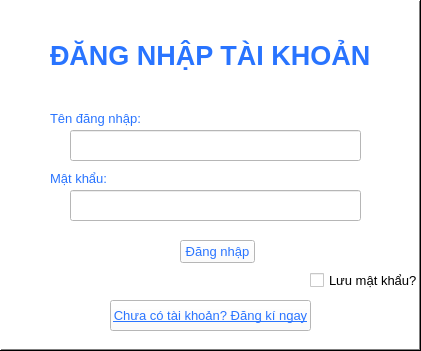
   <widget class="QFrame" name="SignInFrame">
    <property name="enabled">
     <bool>true</bool>
    </property>
    <property name="geometry">
     <rect>
      <x>30</x>
      <y>260</y>
      <width>421</width>
      <height>351</height>
     </rect>
    </property>
    <property name="sizePolicy">
     <sizepolicy hsizetype="Expanding" vsizetype="Expanding">
      <horstretch>0</horstretch>
      <verstretch>0</verstretch>
     </sizepolicy>
    </property>
    <property name="palette">
     <palette>
      <active>
       <colorrole role="WindowText">
        <brush brushstyle="SolidPattern">
         <color alpha="255">
          <red>41</red>
          <green>116</green>
          <blue>255</blue>
         </color>
        </brush>
       </colorrole>
       <colorrole role="Button">
        <brush brushstyle="SolidPattern">
         <color alpha="255">
          <red>255</red>
          <green>255</green>
          <blue>255</blue>
         </color>
        </brush>
       </colorrole>
       <colorrole role="Light">
        <brush brushstyle="SolidPattern">
         <color alpha="255">
          <red>255</red>
          <green>255</green>
          <blue>255</blue>
         </color>
        </brush>
       </colorrole>
       <colorrole role="Midlight">
        <brush brushstyle="SolidPattern">
         <color alpha="255">
          <red>255</red>
          <green>255</green>
          <blue>255</blue>
         </color>
        </brush>
       </colorrole>
       <colorrole role="Dark">
        <brush brushstyle="SolidPattern">
         <color alpha="255">
          <red>127</red>
          <green>127</green>
          <blue>127</blue>
         </color>
        </brush>
       </colorrole>
       <colorrole role="Mid">
        <brush brushstyle="SolidPattern">
         <color alpha="255">
          <red>170</red>
          <green>170</green>
          <blue>170</blue>
         </color>
        </brush>
       </colorrole>
       <colorrole role="Text">
        <brush brushstyle="SolidPattern">
         <color alpha="255">
          <red>0</red>
          <green>0</green>
          <blue>0</blue>
         </color>
        </brush>
       </colorrole>
       <colorrole role="BrightText">
        <brush brushstyle="SolidPattern">
         <color alpha="255">
          <red>255</red>
          <green>255</green>
          <blue>255</blue>
         </color>
        </brush>
       </colorrole>
       <colorrole role="ButtonText">
        <brush brushstyle="SolidPattern">
         <color alpha="255">
          <red>41</red>
          <green>116</green>
          <blue>255</blue>
         </color>
        </brush>
       </colorrole>
       <colorrole role="Base">
        <brush brushstyle="SolidPattern">
         <color alpha="255">
          <red>255</red>
          <green>255</green>
          <blue>255</blue>
         </color>
        </brush>
       </colorrole>
       <colorrole role="Window">
        <brush brushstyle="SolidPattern">
         <color alpha="255">
          <red>255</red>
          <green>255</green>
          <blue>255</blue>
         </color>
        </brush>
       </colorrole>
       <colorrole role="Shadow">
        <brush brushstyle="SolidPattern">
         <color alpha="255">
          <red>0</red>
          <green>0</green>
          <blue>0</blue>
         </color>
        </brush>
       </colorrole>
       <colorrole role="AlternateBase">
        <brush brushstyle="SolidPattern">
         <color alpha="255">
          <red>255</red>
          <green>255</green>
          <blue>255</blue>
         </color>
        </brush>
       </colorrole>
       <colorrole role="ToolTipBase">
        <brush brushstyle="SolidPattern">
         <color alpha="255">
          <red>255</red>
          <green>255</green>
          <blue>220</blue>
         </color>
        </brush>
       </colorrole>
       <colorrole role="ToolTipText">
        <brush brushstyle="SolidPattern">
         <color alpha="255">
          <red>255</red>
          <green>255</green>
          <blue>255</blue>
         </color>
        </brush>
       </colorrole>
       <colorrole role="PlaceholderText">
        <brush brushstyle="SolidPattern">
         <color alpha="128">
          <red>0</red>
          <green>0</green>
          <blue>0</blue>
         </color>
        </brush>
       </colorrole>
      </active>
      <inactive>
       <colorrole role="WindowText">
        <brush brushstyle="SolidPattern">
         <color alpha="255">
          <red>41</red>
          <green>116</green>
          <blue>255</blue>
         </color>
        </brush>
       </colorrole>
       <colorrole role="Button">
        <brush brushstyle="SolidPattern">
         <color alpha="255">
          <red>255</red>
          <green>255</green>
          <blue>255</blue>
         </color>
        </brush>
       </colorrole>
       <colorrole role="Light">
        <brush brushstyle="SolidPattern">
         <color alpha="255">
          <red>255</red>
          <green>255</green>
          <blue>255</blue>
         </color>
        </brush>
       </colorrole>
       <colorrole role="Midlight">
        <brush brushstyle="SolidPattern">
         <color alpha="255">
          <red>255</red>
          <green>255</green>
          <blue>255</blue>
         </color>
        </brush>
       </colorrole>
       <colorrole role="Dark">
        <brush brushstyle="SolidPattern">
         <color alpha="255">
          <red>127</red>
          <green>127</green>
          <blue>127</blue>
         </color>
        </brush>
       </colorrole>
       <colorrole role="Mid">
        <brush brushstyle="SolidPattern">
         <color alpha="255">
          <red>170</red>
          <green>170</green>
          <blue>170</blue>
         </color>
        </brush>
       </colorrole>
       <colorrole role="Text">
        <brush brushstyle="SolidPattern">
         <color alpha="255">
          <red>0</red>
          <green>0</green>
          <blue>0</blue>
         </color>
        </brush>
       </colorrole>
       <colorrole role="BrightText">
        <brush brushstyle="SolidPattern">
         <color alpha="255">
          <red>255</red>
          <green>255</green>
          <blue>255</blue>
         </color>
        </brush>
       </colorrole>
       <colorrole role="ButtonText">
        <brush brushstyle="SolidPattern">
         <color alpha="255">
          <red>41</red>
          <green>116</green>
          <blue>255</blue>
         </color>
        </brush>
       </colorrole>
       <colorrole role="Base">
        <brush brushstyle="SolidPattern">
         <color alpha="255">
          <red>255</red>
          <green>255</green>
          <blue>255</blue>
         </color>
        </brush>
       </colorrole>
       <colorrole role="Window">
        <brush brushstyle="SolidPattern">
         <color alpha="255">
          <red>255</red>
          <green>255</green>
          <blue>255</blue>
         </color>
        </brush>
       </colorrole>
       <colorrole role="Shadow">
        <brush brushstyle="SolidPattern">
         <color alpha="255">
          <red>0</red>
          <green>0</green>
          <blue>0</blue>
         </color>
        </brush>
       </colorrole>
       <colorrole role="AlternateBase">
        <brush brushstyle="SolidPattern">
         <color alpha="255">
          <red>255</red>
          <green>255</green>
          <blue>255</blue>
         </color>
        </brush>
       </colorrole>
       <colorrole role="ToolTipBase">
        <brush brushstyle="SolidPattern">
         <color alpha="255">
          <red>255</red>
          <green>255</green>
          <blue>220</blue>
         </color>
        </brush>
       </colorrole>
       <colorrole role="ToolTipText">
        <brush brushstyle="SolidPattern">
         <color alpha="255">
          <red>255</red>
          <green>255</green>
          <blue>255</blue>
         </color>
        </brush>
       </colorrole>
       <colorrole role="PlaceholderText">
        <brush brushstyle="SolidPattern">
         <color alpha="128">
          <red>0</red>
          <green>0</green>
          <blue>0</blue>
         </color>
        </brush>
       </colorrole>
      </inactive>
      <disabled>
       <colorrole role="WindowText">
        <brush brushstyle="SolidPattern">
         <color alpha="255">
          <red>127</red>
          <green>127</green>
          <blue>127</blue>
         </color>
        </brush>
       </colorrole>
       <colorrole role="Button">
        <brush brushstyle="SolidPattern">
         <color alpha="255">
          <red>255</red>
          <green>255</green>
          <blue>255</blue>
         </color>
        </brush>
       </colorrole>
       <colorrole role="Light">
        <brush brushstyle="SolidPattern">
         <color alpha="255">
          <red>255</red>
          <green>255</green>
          <blue>255</blue>
         </color>
        </brush>
       </colorrole>
       <colorrole role="Midlight">
        <brush brushstyle="SolidPattern">
         <color alpha="255">
          <red>255</red>
          <green>255</green>
          <blue>255</blue>
         </color>
        </brush>
       </colorrole>
       <colorrole role="Dark">
        <brush brushstyle="SolidPattern">
         <color alpha="255">
          <red>127</red>
          <green>127</green>
          <blue>127</blue>
         </color>
        </brush>
       </colorrole>
       <colorrole role="Mid">
        <brush brushstyle="SolidPattern">
         <color alpha="255">
          <red>170</red>
          <green>170</green>
          <blue>170</blue>
         </color>
        </brush>
       </colorrole>
       <colorrole role="Text">
        <brush brushstyle="SolidPattern">
         <color alpha="255">
          <red>127</red>
          <green>127</green>
          <blue>127</blue>
         </color>
        </brush>
       </colorrole>
       <colorrole role="BrightText">
        <brush brushstyle="SolidPattern">
         <color alpha="255">
          <red>255</red>
          <green>255</green>
          <blue>255</blue>
         </color>
        </brush>
       </colorrole>
       <colorrole role="ButtonText">
        <brush brushstyle="SolidPattern">
         <color alpha="255">
          <red>127</red>
          <green>127</green>
          <blue>127</blue>
         </color>
        </brush>
       </colorrole>
       <colorrole role="Base">
        <brush brushstyle="SolidPattern">
         <color alpha="255">
          <red>255</red>
          <green>255</green>
          <blue>255</blue>
         </color>
        </brush>
       </colorrole>
       <colorrole role="Window">
        <brush brushstyle="SolidPattern">
         <color alpha="255">
          <red>255</red>
          <green>255</green>
          <blue>255</blue>
         </color>
        </brush>
       </colorrole>
       <colorrole role="Shadow">
        <brush brushstyle="SolidPattern">
         <color alpha="255">
          <red>0</red>
          <green>0</green>
          <blue>0</blue>
         </color>
        </brush>
       </colorrole>
       <colorrole role="AlternateBase">
        <brush brushstyle="SolidPattern">
         <color alpha="255">
          <red>255</red>
          <green>255</green>
          <blue>255</blue>
         </color>
        </brush>
       </colorrole>
       <colorrole role="ToolTipBase">
        <brush brushstyle="SolidPattern">
         <color alpha="255">
          <red>255</red>
          <green>255</green>
          <blue>220</blue>
         </color>
        </brush>
       </colorrole>
       <colorrole role="ToolTipText">
        <brush brushstyle="SolidPattern">
         <color alpha="255">
          <red>255</red>
          <green>255</green>
          <blue>255</blue>
         </color>
        </brush>
       </colorrole>
       <colorrole role="PlaceholderText">
        <brush brushstyle="SolidPattern">
         <color alpha="128">
          <red>0</red>
          <green>0</green>
          <blue>0</blue>
         </color>
        </brush>
       </colorrole>
      </disabled>
     </palette>
    </property>
    <property name="font">
     <font>
      <pointsize>10</pointsize>
     </font>
    </property>
    <property name="frameShape">
     <enum>QFrame::WinPanel</enum>
    </property>
    <property name="frameShadow">
     <enum>QFrame::Raised</enum>
    </property>
    <property name="lineWidth">
     <number>10</number>
    </property>
    <property name="midLineWidth">
     <number>10</number>
    </property>
    <widget class="QLineEdit" name="username_input">
     <property name="geometry">
      <rect>
       <x>70</x>
       <y>130</y>
       <width>291</width>
       <height>31</height>
      </rect>
     </property>
    </widget>
    <widget class="QLabel" name="signin_title">
     <property name="geometry">
      <rect>
       <x>50</x>
       <y>20</y>
       <width>331</width>
       <height>71</height>
      </rect>
     </property>
     <property name="font">
      <font>
       <family>Arial</family>
       <pointsize>20</pointsize>
       <weight>75</weight>
       <bold>true</bold>
       <kerning>true</kerning>
      </font>
     </property>
     <property name="text">
      <string>ĐĂNG NHẬP TÀI KHOẢN</string>
     </property>
    </widget>
    <widget class="QLabel" name="username_title">
     <property name="geometry">
      <rect>
       <x>50</x>
       <y>110</y>
       <width>91</width>
       <height>16</height>
      </rect>
     </property>
     <property name="font">
      <font>
       <pointsize>10</pointsize>
      </font>
     </property>
     <property name="text">
      <string>Tên đăng nhập:</string>
     </property>
    </widget>
    <widget class="QLineEdit" name="pass_input">
     <property name="geometry">
      <rect>
       <x>70</x>
       <y>190</y>
       <width>291</width>
       <height>31</height>
      </rect>
     </property>
    </widget>
    <widget class="QLabel" name="pass_title">
     <property name="geometry">
      <rect>
       <x>50</x>
       <y>170</y>
       <width>91</width>
       <height>16</height>
      </rect>
     </property>
     <property name="text">
      <string>Mật khẩu:</string>
     </property>
    </widget>
    <widget class="QPushButton" name="sign_button">
     <property name="geometry">
      <rect>
       <x>180</x>
       <y>240</y>
       <width>75</width>
       <height>23</height>
      </rect>
     </property>
     <property name="text">
      <string>Đăng nhập</string>
     </property>
    </widget>
    <widget class="QCheckBox" name="check_autosign">
     <property name="geometry">
      <rect>
       <x>310</x>
       <y>270</y>
       <width>111</width>
       <height>21</height>
      </rect>
     </property>
     <property name="palette">
      <palette>
       <active>
        <colorrole role="WindowText">
         <brush brushstyle="SolidPattern">
          <color alpha="255">
           <red>0</red>
           <green>0</green>
           <blue>0</blue>
          </color>
         </brush>
        </colorrole>
        <colorrole role="Button">
         <brush brushstyle="SolidPattern">
          <color alpha="255">
           <red>255</red>
           <green>255</green>
           <blue>255</blue>
          </color>
         </brush>
        </colorrole>
        <colorrole role="Light">
         <brush brushstyle="SolidPattern">
          <color alpha="255">
           <red>255</red>
           <green>255</green>
           <blue>255</blue>
          </color>
         </brush>
        </colorrole>
        <colorrole role="Midlight">
         <brush brushstyle="SolidPattern">
          <color alpha="255">
           <red>255</red>
           <green>255</green>
           <blue>255</blue>
          </color>
         </brush>
        </colorrole>
        <colorrole role="Dark">
         <brush brushstyle="SolidPattern">
          <color alpha="255">
           <red>127</red>
           <green>127</green>
           <blue>127</blue>
          </color>
         </brush>
        </colorrole>
        <colorrole role="Mid">
         <brush brushstyle="SolidPattern">
          <color alpha="255">
           <red>170</red>
           <green>170</green>
           <blue>170</blue>
          </color>
         </brush>
        </colorrole>
        <colorrole role="Text">
         <brush brushstyle="SolidPattern">
          <color alpha="255">
           <red>0</red>
           <green>0</green>
           <blue>0</blue>
          </color>
         </brush>
        </colorrole>
        <colorrole role="BrightText">
         <brush brushstyle="SolidPattern">
          <color alpha="255">
           <red>255</red>
           <green>255</green>
           <blue>255</blue>
          </color>
         </brush>
        </colorrole>
        <colorrole role="ButtonText">
         <brush brushstyle="SolidPattern">
          <color alpha="255">
           <red>0</red>
           <green>0</green>
           <blue>0</blue>
          </color>
         </brush>
        </colorrole>
        <colorrole role="Base">
         <brush brushstyle="SolidPattern">
          <color alpha="255">
           <red>255</red>
           <green>255</green>
           <blue>255</blue>
          </color>
         </brush>
        </colorrole>
        <colorrole role="Window">
         <brush brushstyle="SolidPattern">
          <color alpha="255">
           <red>255</red>
           <green>255</green>
           <blue>255</blue>
          </color>
         </brush>
        </colorrole>
        <colorrole role="Shadow">
         <brush brushstyle="SolidPattern">
          <color alpha="255">
           <red>0</red>
           <green>0</green>
           <blue>0</blue>
          </color>
         </brush>
        </colorrole>
        <colorrole role="AlternateBase">
         <brush brushstyle="SolidPattern">
          <color alpha="255">
           <red>255</red>
           <green>255</green>
           <blue>255</blue>
          </color>
         </brush>
        </colorrole>
        <colorrole role="ToolTipBase">
         <brush brushstyle="SolidPattern">
          <color alpha="255">
           <red>255</red>
           <green>255</green>
           <blue>220</blue>
          </color>
         </brush>
        </colorrole>
        <colorrole role="ToolTipText">
         <brush brushstyle="SolidPattern">
          <color alpha="255">
           <red>0</red>
           <green>0</green>
           <blue>0</blue>
          </color>
         </brush>
        </colorrole>
        <colorrole role="PlaceholderText">
         <brush brushstyle="SolidPattern">
          <color alpha="128">
           <red>0</red>
           <green>0</green>
           <blue>0</blue>
          </color>
         </brush>
        </colorrole>
       </active>
       <inactive>
        <colorrole role="WindowText">
         <brush brushstyle="SolidPattern">
          <color alpha="255">
           <red>0</red>
           <green>0</green>
           <blue>0</blue>
          </color>
         </brush>
        </colorrole>
        <colorrole role="Button">
         <brush brushstyle="SolidPattern">
          <color alpha="255">
           <red>255</red>
           <green>255</green>
           <blue>255</blue>
          </color>
         </brush>
        </colorrole>
        <colorrole role="Light">
         <brush brushstyle="SolidPattern">
          <color alpha="255">
           <red>255</red>
           <green>255</green>
           <blue>255</blue>
          </color>
         </brush>
        </colorrole>
        <colorrole role="Midlight">
         <brush brushstyle="SolidPattern">
          <color alpha="255">
           <red>255</red>
           <green>255</green>
           <blue>255</blue>
          </color>
         </brush>
        </colorrole>
        <colorrole role="Dark">
         <brush brushstyle="SolidPattern">
          <color alpha="255">
           <red>127</red>
           <green>127</green>
           <blue>127</blue>
          </color>
         </brush>
        </colorrole>
        <colorrole role="Mid">
         <brush brushstyle="SolidPattern">
          <color alpha="255">
           <red>170</red>
           <green>170</green>
           <blue>170</blue>
          </color>
         </brush>
        </colorrole>
        <colorrole role="Text">
         <brush brushstyle="SolidPattern">
          <color alpha="255">
           <red>0</red>
           <green>0</green>
           <blue>0</blue>
          </color>
         </brush>
        </colorrole>
        <colorrole role="BrightText">
         <brush brushstyle="SolidPattern">
          <color alpha="255">
           <red>255</red>
           <green>255</green>
           <blue>255</blue>
          </color>
         </brush>
        </colorrole>
        <colorrole role="ButtonText">
         <brush brushstyle="SolidPattern">
          <color alpha="255">
           <red>0</red>
           <green>0</green>
           <blue>0</blue>
          </color>
         </brush>
        </colorrole>
        <colorrole role="Base">
         <brush brushstyle="SolidPattern">
          <color alpha="255">
           <red>255</red>
           <green>255</green>
           <blue>255</blue>
          </color>
         </brush>
        </colorrole>
        <colorrole role="Window">
         <brush brushstyle="SolidPattern">
          <color alpha="255">
           <red>255</red>
           <green>255</green>
           <blue>255</blue>
          </color>
         </brush>
        </colorrole>
        <colorrole role="Shadow">
         <brush brushstyle="SolidPattern">
          <color alpha="255">
           <red>0</red>
           <green>0</green>
           <blue>0</blue>
          </color>
         </brush>
        </colorrole>
        <colorrole role="AlternateBase">
         <brush brushstyle="SolidPattern">
          <color alpha="255">
           <red>255</red>
           <green>255</green>
           <blue>255</blue>
          </color>
         </brush>
        </colorrole>
        <colorrole role="ToolTipBase">
         <brush brushstyle="SolidPattern">
          <color alpha="255">
           <red>255</red>
           <green>255</green>
           <blue>220</blue>
          </color>
         </brush>
        </colorrole>
        <colorrole role="ToolTipText">
         <brush brushstyle="SolidPattern">
          <color alpha="255">
           <red>0</red>
           <green>0</green>
           <blue>0</blue>
          </color>
         </brush>
        </colorrole>
        <colorrole role="PlaceholderText">
         <brush brushstyle="SolidPattern">
          <color alpha="128">
           <red>0</red>
           <green>0</green>
           <blue>0</blue>
          </color>
         </brush>
        </colorrole>
       </inactive>
       <disabled>
        <colorrole role="WindowText">
         <brush brushstyle="SolidPattern">
          <color alpha="255">
           <red>127</red>
           <green>127</green>
           <blue>127</blue>
          </color>
         </brush>
        </colorrole>
        <colorrole role="Button">
         <brush brushstyle="SolidPattern">
          <color alpha="255">
           <red>255</red>
           <green>255</green>
           <blue>255</blue>
          </color>
         </brush>
        </colorrole>
        <colorrole role="Light">
         <brush brushstyle="SolidPattern">
          <color alpha="255">
           <red>255</red>
           <green>255</green>
           <blue>255</blue>
          </color>
         </brush>
        </colorrole>
        <colorrole role="Midlight">
         <brush brushstyle="SolidPattern">
          <color alpha="255">
           <red>255</red>
           <green>255</green>
           <blue>255</blue>
          </color>
         </brush>
        </colorrole>
        <colorrole role="Dark">
         <brush brushstyle="SolidPattern">
          <color alpha="255">
           <red>127</red>
           <green>127</green>
           <blue>127</blue>
          </color>
         </brush>
        </colorrole>
        <colorrole role="Mid">
         <brush brushstyle="SolidPattern">
          <color alpha="255">
           <red>170</red>
           <green>170</green>
           <blue>170</blue>
          </color>
         </brush>
        </colorrole>
        <colorrole role="Text">
         <brush brushstyle="SolidPattern">
          <color alpha="255">
           <red>127</red>
           <green>127</green>
           <blue>127</blue>
          </color>
         </brush>
        </colorrole>
        <colorrole role="BrightText">
         <brush brushstyle="SolidPattern">
          <color alpha="255">
           <red>255</red>
           <green>255</green>
           <blue>255</blue>
          </color>
         </brush>
        </colorrole>
        <colorrole role="ButtonText">
         <brush brushstyle="SolidPattern">
          <color alpha="255">
           <red>127</red>
           <green>127</green>
           <blue>127</blue>
          </color>
         </brush>
        </colorrole>
        <colorrole role="Base">
         <brush brushstyle="SolidPattern">
          <color alpha="255">
           <red>255</red>
           <green>255</green>
           <blue>255</blue>
          </color>
         </brush>
        </colorrole>
        <colorrole role="Window">
         <brush brushstyle="SolidPattern">
          <color alpha="255">
           <red>255</red>
           <green>255</green>
           <blue>255</blue>
          </color>
         </brush>
        </colorrole>
        <colorrole role="Shadow">
         <brush brushstyle="SolidPattern">
          <color alpha="255">
           <red>0</red>
           <green>0</green>
           <blue>0</blue>
          </color>
         </brush>
        </colorrole>
        <colorrole role="AlternateBase">
         <brush brushstyle="SolidPattern">
          <color alpha="255">
           <red>255</red>
           <green>255</green>
           <blue>255</blue>
          </color>
         </brush>
        </colorrole>
        <colorrole role="ToolTipBase">
         <brush brushstyle="SolidPattern">
          <color alpha="255">
           <red>255</red>
           <green>255</green>
           <blue>220</blue>
          </color>
         </brush>
        </colorrole>
        <colorrole role="ToolTipText">
         <brush brushstyle="SolidPattern">
          <color alpha="255">
           <red>0</red>
           <green>0</green>
           <blue>0</blue>
          </color>
         </brush>
        </colorrole>
        <colorrole role="PlaceholderText">
         <brush brushstyle="SolidPattern">
          <color alpha="128">
           <red>0</red>
           <green>0</green>
           <blue>0</blue>
          </color>
         </brush>
        </colorrole>
       </disabled>
      </palette>
     </property>
     <property name="text">
      <string>Lưu mật khẩu?</string>
     </property>
    </widget>
    <widget class="QPushButton" name="tosignup_button">
     <property name="geometry">
      <rect>
       <x>110</x>
       <y>300</y>
       <width>201</width>
       <height>31</height>
      </rect>
     </property>
     <property name="font">
      <font>
       <pointsize>10</pointsize>
       <underline>true</underline>
       <strikeout>false</strikeout>
      </font>
     </property>
     <property name="text">
      <string>Chưa có tài khoản? Đăng kí ngay</string>
     </property>
    </widget>
   </widget>
